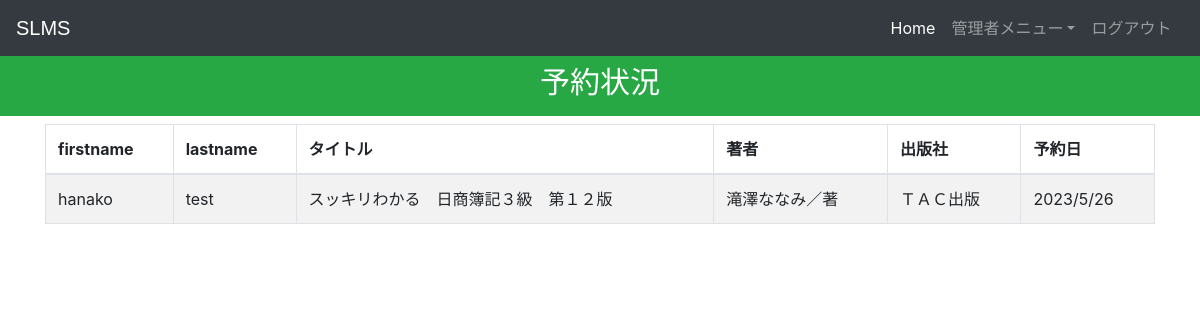
The app's page /viewreservebook_view (signed in) with its own data.
### books/models.py (models this page shows, shortened)
class CartItems(models.Model):
    book = models.ForeignKey(
        Book, on_delete=models.CASCADE
    )
    cart = models.ForeignKey(
        Carts, on_delete=models.CASCADE
    )
    book_isbn = models.CharField(max_length=30)
    date = models.DateField(auto_now=True)
    objects = CartItemsManager()
    class Meta:
        db_table = 'cart_items'
        unique_together = [['book', 'cart']]

class Carts(models.Model):
    user = models.OneToOneField(
        User,
        on_delete=models.CASCADE,
        primary_key=True
    )
    class Meta:
        db_table = 'carts'

class Book(models.Model):
    catchoice = [
        ('総記', '総記'),
        ('哲学', '哲学'),
        ('歴史', '歴史'),
        ('社会科学', '社会科学'),
        ('自然科学', '自然科学'),
        ('技術・工学', '技術・工学'),
        ('産業', '産業'),
        ('芸術・美術', '芸術・美術'),
        ('言語', '言語'),
        ('文学','文学')
        ]
    isbn=models.PositiveIntegerField()
    name=models.CharField(max_length=30)
    author=models.CharField(max_length=40)
    category=models.CharField(max_length=30,choices=catchoice,default='総記')
    publisher=models.CharField(max_length=60)
    publisheddate=models.DateField()
    image=models.ImageField(upload_to='image/')
    version=models.CharField(max_length=30)
    place=models.CharField(max_length=40)

### books/views.py (the view)
# urls.py: path('viewreservebook_view', views.viewreservebook_view, name='viewreservebook_view'),
@login_required(login_url='adminlogin')
@user_passes_test(is_admin)
def viewreservebook_view(request):
    reservebook = models.CartItems.objects.all()
    return render(request, 'books/viewreservebook_view.html', {'reservebook':reservebook})

### books/views.py (called while the page is built)
def is_admin(user):
    return user.groups.filter(name='ADMIN').exists()

### templates/books/viewreservebook_view.html (shortened to what this page needs)
<!DOCTYPE html>
<html lang="ja" dir="ltr">
  <head>
  </head>
  <body>
    {% include "books/navbaradmin.html" %}
    <br>
    <br>
    <h3 class="p-3 mb-2 bg-success text-white" style = 'font-size: 30px;text-align:center;margin-bottom:0px;'>予約状況</h3>
    <div class="container">
      <table class="table table-hover table-condensed table-striped table-bordered">
        <thead>
        <tr>
            <th>firstname</th>
            <th>lastname</th>
            <th>タイトル</th>
            <th>著者</th>
            <th>出版社</th>
            <th>予約日</th>
        </tr>
        </thead>
        <tbody>
            {% for i in reservebook %}
        <tr>
            <td>{{i.cart.user.first_name}}</td>
            <td>{{i.cart.user.last_name}}</td>
            <td>{{i.book.name}}</td>
            <td>{{i.book.author}}</td>
            <td>{{i.book.publisher}}</td>
            <td>{{i.date|date:"Y/n/j"}}</td>
        </tr>
            {% endfor %}
        </tbody>
        </table>
    </div>
    <br><br><br><br><br><br><br><br><br>
    {% include "books/footer.html" %}
      </body>
    </html>

### records on screen
CartItems: cart.user.first_name "hanako", cart.user.last_name "test", book.name "スッキリわかる 日商簿記３級 第１２版", book.author "滝澤ななみ／著", book.publisher "ＴＡＣ出版", date "2023/5/26"
